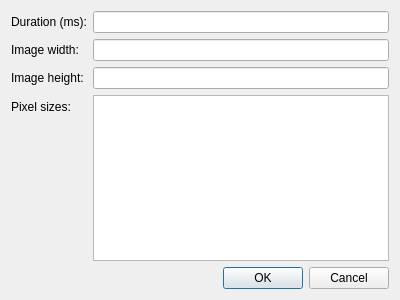
<?xml version="1.0" encoding="UTF-8"?>
<ui version="4.0">
 <class>SettingsDialog</class>
 <widget class="QDialog" name="SettingsDialog">
  <property name="geometry">
   <rect>
    <x>0</x>
    <y>0</y>
    <width>400</width>
    <height>300</height>
   </rect>
  </property>
  <property name="windowTitle">
   <string>Settings</string>
  </property>
  <layout class="QVBoxLayout" name="verticalLayout">
   <item>
    <layout class="QFormLayout" name="formLayout">
     <item row="0" column="0">
      <widget class="QLabel" name="durationLabel">
       <property name="text">
        <string>Duration (ms):</string>
       </property>
      </widget>
     </item>
     <item row="0" column="1">
      <widget class="QLineEdit" name="durationEdit"/>
     </item>
     <item row="1" column="0">
      <widget class="QLabel" name="imageWidthLabel">
       <property name="text">
        <string>Image width:</string>
       </property>
      </widget>
     </item>
     <item row="1" column="1">
      <widget class="QLineEdit" name="imageWidthEdit"/>
     </item>
     <item row="2" column="0">
      <widget class="QLabel" name="imageHeightLabel">
       <property name="text">
        <string>Image height:</string>
       </property>
      </widget>
     </item>
     <item row="2" column="1">
      <widget class="QLineEdit" name="imageHeightEdit"/>
     </item>
     <item row="3" column="0">
      <widget class="QLabel" name="pixelSizesLabel">
       <property name="text">
        <string>Pixel sizes:</string>
       </property>
      </widget>
     </item>
     <item row="3" column="1">
      <widget class="QListWidget" name="pixelSizesList"/>
     </item>
    </layout>
   </item>
   <item>
    <widget class="QDialogButtonBox" name="buttonBox">
     <property name="orientation">
      <enum>Qt::Horizontal</enum>
     </property>
     <property name="standardButtons">
      <set>QDialogButtonBox::Cancel|QDialogButtonBox::Ok</set>
     </property>
    </widget>
   </item>
  </layout>
 </widget>
 <resources/>
 <connections>
  <connection>
   <sender>buttonBox</sender>
   <signal>accepted()</signal>
   <receiver>SettingsDialog</receiver>
   <slot>accept()</slot>
   <hints>
    <hint type="sourcelabel">
     <x>248</x>
     <y>254</y>
    </hint>
    <hint type="destinationlabel">
     <x>157</x>
     <y>274</y>
    </hint>
   </hints>
  </connection>
  <connection>
   <sender>buttonBox</sender>
   <signal>rejected()</signal>
   <receiver>SettingsDialog</receiver>
   <slot>reject()</slot>
   <hints>
    <hint type="sourcelabel">
     <x>316</x>
     <y>260</y>
    </hint>
    <hint type="destinationlabel">
     <x>286</x>
     <y>274</y>
    </hint>
   </hints>
  </connection>
 </connections>
</ui>
